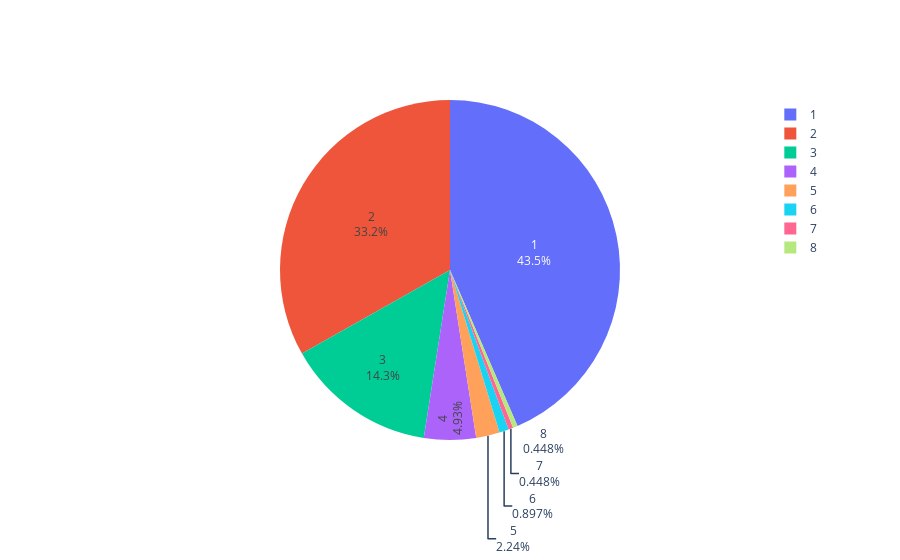

The notebook cell saved with this chart:
### Markdown cell above
### Population parity

### Code cell
par = df.groupby(['Parity']).size().reset_index(name='Counts')

#fig = go.Figure([go.Bar(x=par['Parity'], y=par['Counts'], text=par['Counts'])])
fig = go.Figure([go.Pie(labels=par['Parity'], values=par['Counts'])])
fig.update_traces(hoverinfo='label+percent', textinfo='label+percent',
                 )

#fig.update_layout(
#    title=go.layout.Title(
#        text=f"Parity distribution<br><sup><i>(n={len(df)})</i></sup>",
#        xref="paper",
    #     x=0
    # ),
    #     xaxis=go.layout.XAxis(
    #     title=go.layout.xaxis.Title(
    #         text="Parity<br><sup><i>number of live births</i></sup>"
    #         )
    #     ),
    #     yaxis=go.layout.YAxis(
    #     title=go.layout.yaxis.Title(
    #         text="Count"
    #         )
    #     )
    # )
fig.show()

### Figure 1 — Plotly figure (JSON) as saved in the notebook; plotly's stock layout.template omitted (floating-point values rounded to 4 significant figures)
{"data": [{"hoverinfo": "label+percent", "labels": [1, 2, 3, 4, 5, 6, 7, 8], "textinfo": "label+percent", "type": "pie", "values": [97, 74, 32, 11, 5, 2, 1, 1]}], "layout": {}}
